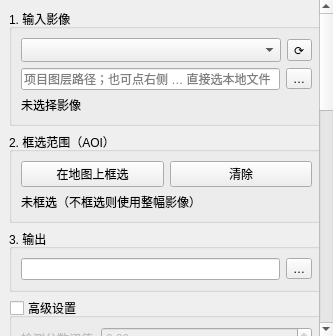
<?xml version="1.0" encoding="UTF-8"?>
<ui version="4.0">
 <class>VecrotDockWidgetBase</class>
 <widget class="QDockWidget" name="VecrotDockWidgetBase">
  <property name="windowTitle">
   <string>Vecrot 建筑提取</string>
  </property>
  <widget class="QWidget" name="dockWidgetContents">
   <layout class="QVBoxLayout" name="outerLayout">
    <property name="leftMargin"><number>0</number></property>
    <property name="topMargin"><number>0</number></property>
    <property name="rightMargin"><number>0</number></property>
    <property name="bottomMargin"><number>0</number></property>
    <item>
     <widget class="QScrollArea" name="scrollArea">
      <property name="widgetResizable"><bool>true</bool></property>
      <property name="horizontalScrollBarPolicy">
       <enum>Qt::ScrollBarAlwaysOff</enum>
      </property>
      <property name="frameShape"><enum>QFrame::NoFrame</enum></property>
      <widget class="QWidget" name="scrollAreaWidgetContents">
       <layout class="QVBoxLayout" name="mainLayout">
      <item>
       <widget class="QGroupBox" name="inputGroup">
        <property name="title">
         <string>1. 输入影像</string>
        </property>
        <layout class="QVBoxLayout" name="inputLayout">
         <item>
          <layout class="QHBoxLayout" name="rasterComboRow">
           <item>
            <widget class="QComboBox" name="rasterCombo">
             <property name="toolTip">
              <string>从当前 QGIS 项目已加载的栅格图层中选择</string>
             </property>
             <property name="sizeAdjustPolicy">
              <enum>QComboBox::AdjustToMinimumContentsLengthWithIcon</enum>
             </property>
            </widget>
           </item>
           <item>
            <widget class="QToolButton" name="refreshLayersButton">
             <property name="text">
              <string>⟳</string>
             </property>
             <property name="toolTip">
              <string>刷新项目图层列表</string>
             </property>
            </widget>
           </item>
          </layout>
         </item>
         <item>
          <layout class="QHBoxLayout" name="rasterRow">
           <item>
            <widget class="QLineEdit" name="rasterPathEdit">
             <property name="placeholderText">
              <string>项目图层路径；也可点右侧 … 直接选本地文件</string>
             </property>
             <property name="readOnly">
              <bool>true</bool>
             </property>
            </widget>
           </item>
           <item>
            <widget class="QToolButton" name="browseButton">
             <property name="text">
              <string>…</string>
             </property>
             <property name="toolTip">
              <string>选择本地影像文件（不在项目里时用）</string>
             </property>
            </widget>
           </item>
          </layout>
         </item>
         <item>
          <widget class="QLabel" name="rasterInfoLabel">
           <property name="text">
            <string>未选择影像</string>
           </property>
           <property name="wordWrap">
            <bool>true</bool>
           </property>
          </widget>
         </item>
        </layout>
       </widget>
      </item>
      <item>
       <widget class="QGroupBox" name="aoiGroup">
        <property name="title">
         <string>2. 框选范围（AOI）</string>
        </property>
        <layout class="QVBoxLayout" name="aoiLayout">
         <item>
          <layout class="QHBoxLayout" name="aoiRow">
           <item>
            <widget class="QPushButton" name="drawAoiButton">
             <property name="text">
              <string>在地图上框选</string>
             </property>
             <property name="checkable">
              <bool>true</bool>
             </property>
            </widget>
           </item>
           <item>
            <widget class="QPushButton" name="clearAoiButton">
             <property name="text">
              <string>清除</string>
             </property>
            </widget>
           </item>
          </layout>
         </item>
         <item>
          <widget class="QLabel" name="aoiInfoLabel">
           <property name="text">
            <string>未框选（不框选则使用整幅影像）</string>
           </property>
           <property name="wordWrap">
            <bool>true</bool>
           </property>
          </widget>
         </item>
        </layout>
       </widget>
      </item>
      <item>
       <widget class="QGroupBox" name="outputGroup">
        <property name="title">
         <string>3. 输出</string>
        </property>
        <layout class="QHBoxLayout" name="outputLayout">
         <item>
          <widget class="QLineEdit" name="outputDirEdit">
           <property name="readOnly">
            <bool>true</bool>
           </property>
          </widget>
         </item>
         <item>
          <widget class="QToolButton" name="outputBrowseButton">
           <property name="text">
            <string>…</string>
           </property>
          </widget>
         </item>
        </layout>
       </widget>
      </item>
      <item>
       <widget class="QGroupBox" name="advancedGroup">
        <property name="title">
         <string>高级设置</string>
        </property>
        <property name="checkable">
         <bool>true</bool>
        </property>
        <property name="checked">
         <bool>false</bool>
        </property>
        <layout class="QFormLayout" name="advancedLayout">
         <item row="0" column="0">
          <widget class="QLabel" name="scoreLabel">
           <property name="text">
            <string>检测分数阈值</string>
           </property>
          </widget>
         </item>
         <item row="0" column="1">
          <widget class="QDoubleSpinBox" name="scoreSpin">
           <property name="decimals">
            <number>2</number>
           </property>
           <property name="singleStep">
            <double>0.05</double>
           </property>
           <property name="value">
            <double>0.30</double>
           </property>
          </widget>
         </item>
         <item row="1" column="0">
          <widget class="QLabel" name="batchLabel">
           <property name="text">
            <string>生成批大小</string>
           </property>
          </widget>
         </item>
         <item row="1" column="1">
          <widget class="QSpinBox" name="batchSpin">
           <property name="minimum">
            <number>1</number>
           </property>
           <property name="maximum">
            <number>128</number>
           </property>
           <property name="value">
            <number>4</number>
           </property>
          </widget>
         </item>
         <item row="2" column="0">
          <widget class="QLabel" name="aoiPolicyLabel">
           <property name="text">
            <string>AOI 策略</string>
           </property>
          </widget>
         </item>
         <item row="2" column="1">
          <widget class="QComboBox" name="aoiPolicyCombo">
           <item>
            <property name="text">
             <string>保留完整建筑（默认）</string>
            </property>
           </item>
           <item>
            <property name="text">
             <string>严格裁剪到 AOI</string>
            </property>
           </item>
          </widget>
         </item>
         <item row="3" column="0">
          <widget class="QLabel" name="crsPolicyLabel">
           <property name="text">
            <string>输出 CRS</string>
           </property>
          </widget>
         </item>
         <item row="3" column="1">
          <widget class="QLineEdit" name="crsPolicyEdit">
           <property name="placeholderText">
            <string>source 或 EPSG:xxxx</string>
           </property>
           <property name="text">
            <string>source</string>
           </property>
          </widget>
         </item>
         <item row="4" column="0">
          <widget class="QLabel" name="modelPresetLabel">
           <property name="text">
            <string>模型搭配</string>
           </property>
          </widget>
         </item>
         <item row="4" column="1">
          <widget class="QComboBox" name="modelPresetCombo">
           <property name="toolTip">
            <string>每个选项是一套固定组合：权重 + 配置 + 类别数 + 轮廓适配器/基座。成套使用，避免权重与配置错配。</string>
           </property>
          </widget>
         </item>
         <item row="5" column="0">
          <widget class="QLabel" name="modelDetailLabel">
           <property name="text">
            <string>组合详情</string>
           </property>
          </widget>
         </item>
         <item row="5" column="1">
          <widget class="QLabel" name="modelDetailView">
           <property name="text">
            <string/>
           </property>
           <property name="wordWrap">
            <bool>true</bool>
           </property>
           <property name="textInteractionFlags">
            <set>Qt::TextSelectableByMouse</set>
           </property>
           <property name="alignment">
            <set>Qt::AlignLeft|Qt::AlignTop</set>
           </property>
          </widget>
         </item>
         <item row="6" column="0">
          <widget class="QLabel" name="manifestLabel">
           <property name="text">
            <string>部署 manifest</string>
           </property>
          </widget>
         </item>
         <item row="6" column="1">
          <layout class="QHBoxLayout" name="manifestRow">
           <item>
            <widget class="QLineEdit" name="manifestEdit">
             <property name="readOnly">
              <bool>true</bool>
             </property>
            </widget>
           </item>
           <item>
            <widget class="QToolButton" name="manifestBrowseButton">
             <property name="text">
              <string>…</string>
             </property>
            </widget>
           </item>
          </layout>
         </item>
        </layout>
       </widget>
      </item>
      <item>
       <widget class="QGroupBox" name="runGroup">
        <property name="title">
         <string>4. 运行</string>
        </property>
        <layout class="QVBoxLayout" name="runLayout">
         <item>
          <layout class="QHBoxLayout" name="runRow">
           <item>
            <widget class="QPushButton" name="runButton">
             <property name="text">
              <string>开始提取</string>
             </property>
            </widget>
           </item>
           <item>
            <widget class="QPushButton" name="cancelButton">
             <property name="text">
              <string>取消</string>
             </property>
             <property name="enabled">
              <bool>false</bool>
             </property>
            </widget>
           </item>
          </layout>
         </item>
         <item>
          <widget class="QLabel" name="stageLabel">
           <property name="text">
            <string>就绪</string>
           </property>
          </widget>
         </item>
         <item>
          <widget class="QProgressBar" name="progressBar">
           <property name="value">
            <number>0</number>
           </property>
           <property name="format">
            <string>%v / %m</string>
           </property>
          </widget>
         </item>
         <item>
          <widget class="QPlainTextEdit" name="logEdit">
           <property name="readOnly">
            <bool>true</bool>
           </property>
           <property name="maximumBlockCount">
            <number>2000</number>
           </property>
           <property name="lineWrapMode">
            <enum>QPlainTextEdit::WidgetWidth</enum>
           </property>
           <property name="horizontalScrollBarPolicy">
            <enum>Qt::ScrollBarAlwaysOff</enum>
           </property>
           <property name="maximumHeight">
            <number>160</number>
           </property>
          </widget>
         </item>
        </layout>
       </widget>
      </item>
      <item>
       <widget class="QGroupBox" name="resultGroup">
        <property name="title">
         <string>5. 结果</string>
        </property>
        <layout class="QHBoxLayout" name="resultLayout">
         <item>
          <widget class="QPushButton" name="loadResultsButton">
           <property name="text">
            <string>加载成果到地图</string>
           </property>
           <property name="enabled">
            <bool>false</bool>
           </property>
          </widget>
         </item>
         <item>
          <widget class="QPushButton" name="openReportButton">
           <property name="text">
            <string>打开报告</string>
           </property>
           <property name="enabled">
            <bool>false</bool>
           </property>
          </widget>
         </item>
        </layout>
       </widget>
      </item>
      <item>
       <widget class="QCheckBox" name="autoLoadCheck">
        <property name="text">
         <string>作业完成后自动加载成果到地图</string>
        </property>
        <property name="checked">
         <bool>true</bool>
        </property>
        <property name="toolTip">
         <string>取消勾选则只写文件，需要手动点「加载成果到地图」</string>
        </property>
       </widget>
      </item>
      <item>
       <widget class="QGroupBox" name="incrementalGroup">
        <property name="title">
         <string>6. 增量提取（继续在已加载成果上追加）</string>
        </property>
        <layout class="QVBoxLayout" name="incrementalLayout">
         <item>
          <widget class="QLabel" name="incrementalInfoLabel">
           <property name="text">
            <string>完成一次作业后，可框选新区域继续推理，结果会追加到当前成果。</string>
           </property>
           <property name="wordWrap">
            <bool>true</bool>
           </property>
          </widget>
         </item>
         <item>
          <layout class="QHBoxLayout" name="incrementalRow">
           <item>
            <widget class="QCheckBox" name="incrementalCheck">
             <property name="text">
              <string>增量模式（复用已有成果目录）</string>
             </property>
             <property name="checked">
              <bool>true</bool>
             </property>
            </widget>
           </item>
           <item>
            <widget class="QPushButton" name="continueButton">
             <property name="text">
              <string>继续提取新框选</string>
             </property>
             <property name="enabled">
              <bool>false</bool>
             </property>
             <property name="toolTip">
              <string>框选一个新区域后点击，结果会追加到当前项目图层</string>
             </property>
            </widget>
           </item>
          </layout>
         </item>
        </layout>
       </widget>
      </item>
       </layout>
      </widget>
     </widget>
    </item>
   </layout>
  </widget>
 </widget>
 <resources/>
 <connections/>
</ui>
